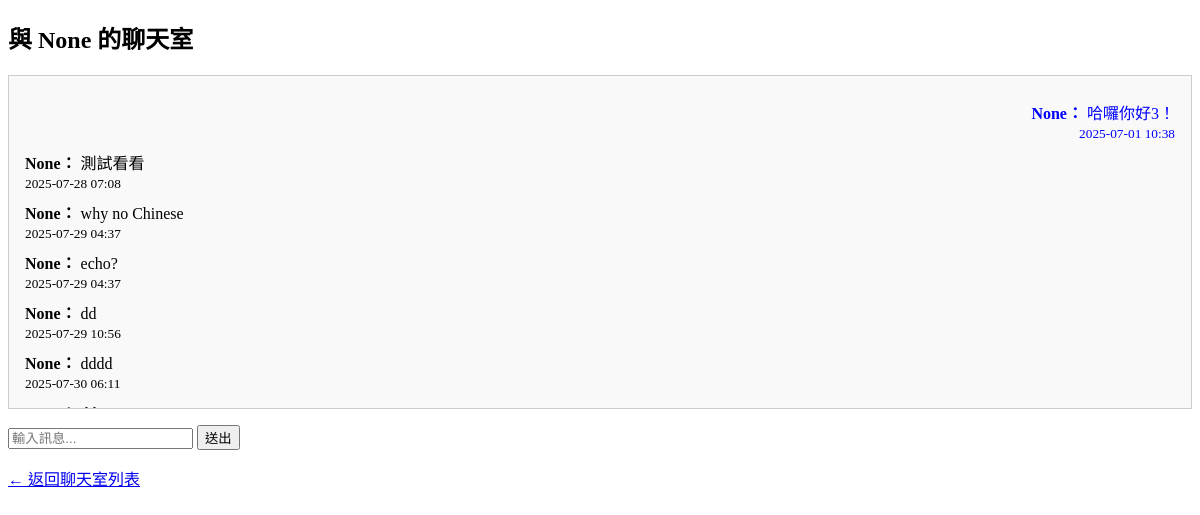
Screenshot of /chat/rooms/2/ (signed in) with the database file from the repository.
### accounts/models.py (models this page shows, shortened)
class CustomUser(AbstractUser):
    username = None
    email = models.EmailField(_('email address'), unique=True)
    USERNAME_FIELD = 'email'
    REQUIRED_FIELDS = []
    objects = CustomUserManager()

### chat/models.py (models this page shows)
class Message(models.Model):
    room = models.ForeignKey(ChatRoom, on_delete=models.CASCADE, related_name='messages')
    sender = models.ForeignKey(settings.AUTH_USER_MODEL, on_delete=models.CASCADE, related_name='messages_sent')
    content = models.TextField()
    timestamp = models.DateTimeField(auto_now_add=True)

### chat/views.py (the view, shortened to what this page needs)
# urls.py: path('rooms/<int:room_id>/', views.chat_room_detail, name='chat_room_detail'),  # 需要 room_id
@login_required
def chat_room_detail(request, room_id):
    room = get_object_or_404(ChatRoom, id=room_id)
    if request.user not in [room.user1, room.user2]:
        return render(request, 'chat/not_allowed.html')
    return render(request, 'chat/room_detail.html', {
        'room': room,
        'other_user': room.user2 if room.user1 == request.user else room.user1
    })

### chat/templates/chat/room_detail.html (shortened to what this page needs)
{% load static %}
<!DOCTYPE html>
<html lang="zh-Hant">
<head>
</head>
<body>
    <h2>與 {{ other_user.username }} 的聊天室</h2>
    <div class="chat-box">
        {% for msg in room.messages.all %}
            <div class="message {% if msg.sender == request.user %}self{% endif %}">
                <strong>{{ msg.sender.username }}：</strong> {{ msg.content }} <br>
                <small>{{ msg.timestamp|date:"Y-m-d H:i" }}</small>
            </div>
        {% empty %}
            <p>尚無訊息</p>
        {% endfor %}
    </div>
    <form method="post">
        <input type="text" name="text" placeholder="輸入訊息..." required>
        <button type="submit">送出</button>
    </form>
    <p><a href="{% url 'chat_room_list' %}">← 返回聊天室列表</a></p>
</body>
</html>

### chat/templates/chat/room_detail.html (style rules this page uses)
.chat-box { border: 1px solid #ccc; padding: 1em; height: 300px; overflow-y: scroll; margin-bottom: 1em; background-color: #f9f9f9; }
.message { margin: 0.5em 0; }
.message.self { text-align: right; color: blue; }

### rows the page displays
CustomUser: username "None"
Message: sender.username "None", content "哈囉你好3！", timestamp "2025-07-01 10:38"
Message: sender.username "None", content "測試看看", timestamp "2025-07-28 07:08"
Message: sender.username "None", content "why no Chinese", timestamp "2025-07-29 04:37"
Message: sender.username "None", content "echo?", timestamp "2025-07-29 04:37"
Message: sender.username "None", content "dd", timestamp "2025-07-29 10:56"
Message: sender.username "None", content "dddd", timestamp "2025-07-30 06:11"
